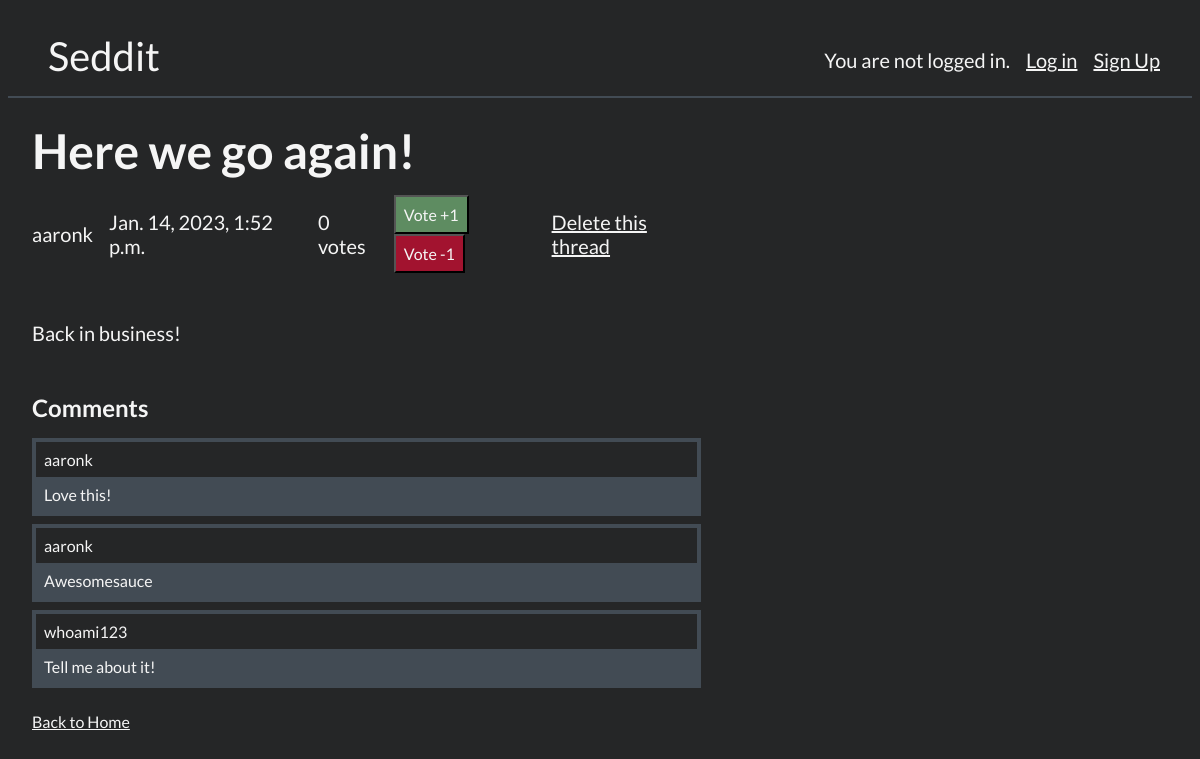
/1/, run on the app's committed database.
### main/models.py (models this page shows, shortened)
class Thread(models.Model):
    title = models.CharField(max_length=100)
    author = models.ForeignKey(User, on_delete=models.CASCADE)
    date_pub = models.DateTimeField(verbose_name='Published at')
    content = models.TextField(max_length=500)
    votes = models.IntegerField(default=0)
    topic = models.ForeignKey('Topic', default="1", on_delete=models.CASCADE)

class Comment(models.Model):
    for_post = models.ForeignKey(Thread, on_delete=models.CASCADE)
    comment_author = models.ForeignKey(User, on_delete=models.CASCADE)
    content = models.TextField(max_length=250)

### main/views.py (the view)
# urls.py: path("<int:thread_id>/", views.thread_view, name="thread_view"),
def thread_view(request, thread_id):
    thread = Thread.objects.get(pk=thread_id)
    top_comments = Comment.objects.filter(for_post_id=thread_id)
    if len(top_comments) > 0:
        has_comments = True
    else:
        has_comments = False
    return render(request, template_name='main/thread.html', context={'thread': thread, 'top_comments': top_comments, 'has_comments': has_comments})

### main/templates/main/thread.html (shortened to what this page needs)
{% extends 'main/base.html'%} {% block content %}
<section class="thread">
  <h1 class="thread__header">{{thread.title}}</h1>
  <div class="thread__details">
    <p class="thread__author">{{thread.author}}</p>
    <p class="thread__date-published">{{thread.date_pub}}</p>
    <p class="thread__votes">{{thread.votes}} votes</p>
    <form class="form__vote" method="post" action="/{{thread.id}}/vote/">
      <button
        type="submit"
        class="form__button-upvote"
        name="inc_vote"
        value="1"
      >
        Vote +1
      </button>
      <button
        type="submit"
        class="form__button-downvote"
        name="inc_vote"
        value="-1"
      >
        Vote -1
      </button>
    </form>
    {% if user.id == thread.author_i %}
    <a class="nav__link" href="{% url 'main:delete_thread' thread.id %}"
      >Delete this thread</a
    >
    {% endif%}
  </div>
  <p class="thread__content">{{thread.content}}</p>
  <h2 class="thread__comments-title">Comments</h2>
  <ul class="thread__comments">
    {% if has_comments %} {% for comment in top_comments %}
    <li class="thread__comment">
      <p class="thread__comment-author">{{comment.comment_author}}</p>
      <p class="thread__comment-body">{{comment.content}}</p>
    </li>
    {% endfor %}
  </ul>
  {% else %}
  <p class="thread__comments-message">No comments yet</p>
  {%endif%}
  <a href="{% url 'main:home' %}">Back to Home</a>
</section>
{% endblock%}

### main/static/main/style/style.css (style rules this page uses)
* { box-sizing: border-box; font-family: "Lato", sans-serif; color: whitesmoke; padding: 0.5rem; margin: 0; }
.thread__header, .page-header { text-align: start; font-size: 3rem; }
.thread__details { margin: 0; padding: 0; display: flex; flex-direction: row; width: 100%; justify-content: flex-start; align-items: center; font-size: 1.25rem; background-color: #252627; }
.thread__content { font-size: 1.25rem; margin-bottom: 2rem; margin-top: 2rem; }
.thread__comments { display: flex; flex-direction: column; }
.thread__comments-title { font-size: 1.5rem; }
.thread__comment { display: inline-block; padding: 0.25rem; list-style-type: none; background-color: #424b54; margin-bottom: 0.5rem; }
.thread__comment-author { background-color: #252627; }
.form__button-upvote { background-color: #5e8c61; padding: 0.5rem; color: whitesmoke; font-size: 1rem; }
.form__button-downvote { background-color: rgb(162, 19, 47); padding: 0.5rem; color: whitesmoke; font-size: 1rem; }
.thread { display: flex; flex-direction: column; width: 60%; }

### data on the page
Thread: title "Here we go again!", author "aaronk", date_pub "Jan. 14, 2023, 1:52 p.m.", votes "0", content "Back in business!"
Comment: comment_author "aaronk", content "Love this!"
Comment: comment_author "aaronk", content "Awesomesauce"
Comment: comment_author "whoami123", content "Tell me about it!"
